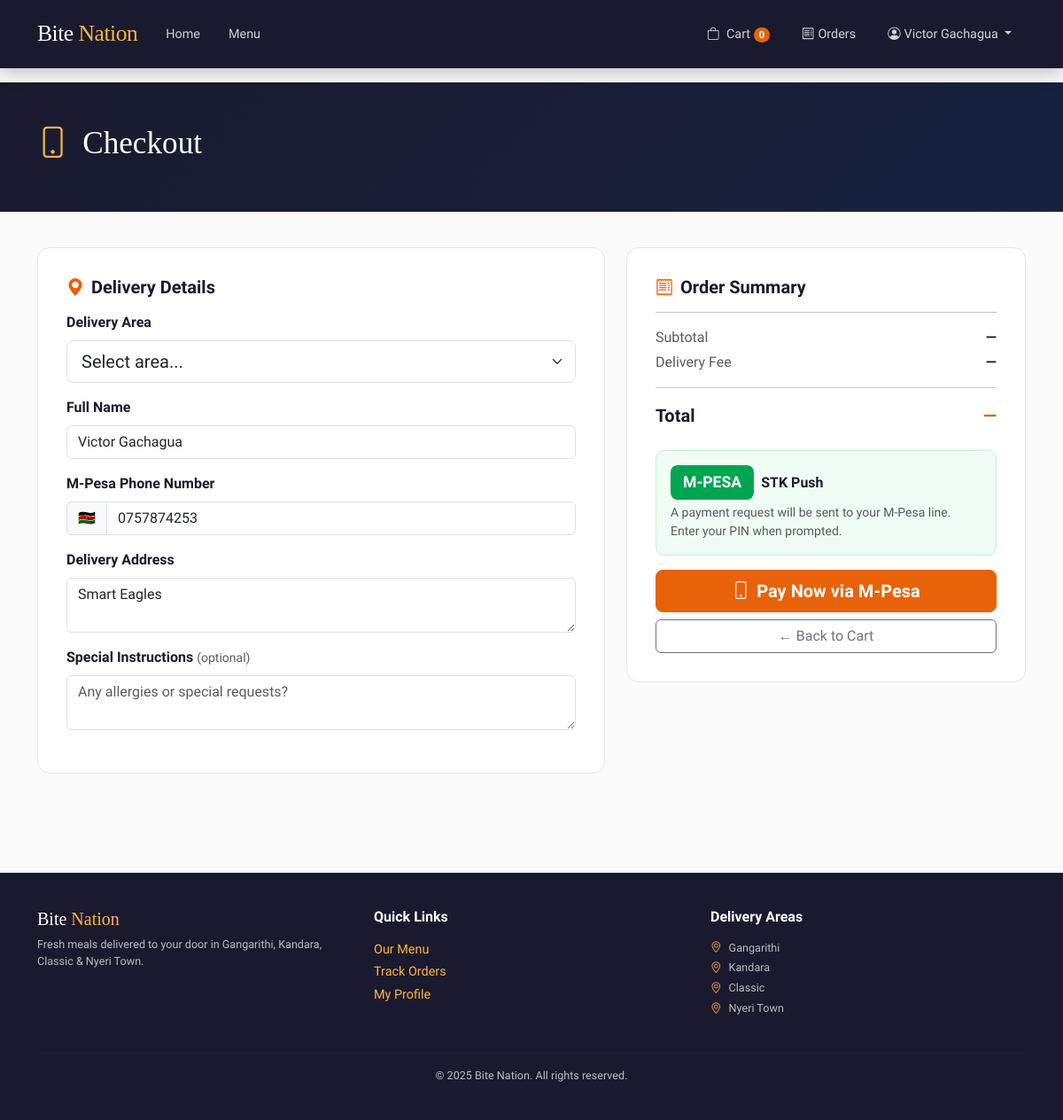
The app's page /checkout/ (signed in) with its own data.
### core/models.py (models this page shows, shortened)
class User(AbstractUser):
    ROLE_CHOICES = [
        ('customer', 'Customer'),
        ('kitchen', 'Kitchen Admin'),
        ('delivery', 'Delivery Admin'),
        ('admin', 'Admin'),
    ]
    phone = models.CharField(max_length=20, default='')
    address = models.TextField(default='')
    role = models.CharField(max_length=20, choices=ROLE_CHOICES, default='customer')
    email_verified = models.BooleanField(default=False)
    email_token = models.CharField(max_length=64, default='', blank=True)
    otp_code = models.CharField(max_length=6, default='', blank=True)
    otp_expires = models.DateTimeField(null=True, blank=True)

### core/views.py (the view, shortened to what this page needs)
# urls.py: path('checkout/', views.checkout_view, name='checkout'),
@login_required
def checkout_view(request):
    areas = DeliveryArea.objects.filter(is_active=True)
    return render(request, 'core/checkout.html', {'user': request.user, 'areas': areas})

### core/templates/core/checkout.html (shortened to what this page needs)
{% extends "core/base.html" %}
{% load static %}
{% block content %}
<div class="page-header">
  <div class="container">
    <h1><i class="bi bi-phone me-3" style="color:var(--accent);"></i>Checkout</h1>
  </div>
</div>
<div class="container pb-5">
  <div class="row g-4">
    <div class="col-lg-7">
      <div class="checkout-card">
        <h5 class="fw-bold mb-3"><i class="bi bi-geo-alt-fill me-2" style="color:var(--primary);"></i>Delivery Details</h5>
        <div class="mb-3">
          <label class="form-label fw-bold">Delivery Area</label>
          <select id="areaSelect" class="form-select form-select-lg" onchange="updateFee()">
            <option value="">Select area...</option>
          </select>
        </div>
        <div class="mb-3">
          <label class="form-label fw-bold">Full Name</label>
          <input type="text" class="form-control" id="deliveryName" value="{{ user.first_name }}" required>
        </div>
        <div class="mb-3">
          <label class="form-label fw-bold">M-Pesa Phone Number</label>
          <div class="input-group">
            <span class="input-group-text">🇰🇪</span>
            <input type="tel" class="form-control" id="deliveryPhone" value="{{ user.phone }}" placeholder="07XX XXX XXX" required>
          </div>
        </div>
        <div class="mb-3">
          <label class="form-label fw-bold">Delivery Address</label>
          <textarea class="form-control" id="deliveryAddress" rows="2" required placeholder="Estate, building, house number">{{ user.address }}</textarea>
        </div>
        <div class="mb-3">
          <label class="form-label fw-bold">Special Instructions <span class="text-muted fw-normal small">(optional)</span></label>
          <textarea class="form-control" id="deliveryNotes" rows="2" placeholder="Any allergies or special requests?"></textarea>
        </div>
      </div>
    </div>
    <div class="col-lg-5">
      <div class="checkout-card">
        <h5 class="fw-bold mb-3"><i class="bi bi-receipt me-2" style="color:var(--primary);"></i>Order Summary</h5>
        <hr>
        <div class="d-flex justify-content-between mb-1">
          <span class="text-muted">Subtotal</span>
          <span class="fw-bold" id="ckSubtotal">—</span>
        </div>
        <div class="d-flex justify-content-between mb-1">
          <span class="text-muted">Delivery Fee</span>
          <span class="fw-bold" id="ckDelivery">—</span>
        </div>
        <hr>
        <div class="d-flex justify-content-between mb-4">
          <span class="fw-bold fs-5">Total</span>
          <span class="fw-bold fs-5" style="color:var(--primary);" id="ckTotal">—</span>
        </div>
        <div class="p-3 mb-3" style="background:#f0fdf4;border-radius:10px;border:1px solid #bbf7d0;">
          <div class="d-flex align-items-center gap-2 mb-1">
            <span class="mpesa-logo">M-PESA</span>
            <span class="fw-bold">STK Push</span>
          </div>
          <p class="text-muted mb-0 small">A payment request will be sent to your M-Pesa line. Enter your PIN when prompted.</p>
        </div>
        <button class="btn btn-primary w-100 btn-lg fw-bold" id="payBtn" onclick="initiatePayment()">
          <i class="bi bi-phone me-2"></i>Pay Now via M-Pesa
        </button>
        <a href="{% url 'cart' %}" class="btn btn-outline-secondary w-100 mt-2">← Back to Cart</a>
      </div>
    </div>
  </div>
</div>
{% endblock %}

### core/templates/core/base.html (shortened to what this page needs)
<!DOCTYPE html>
<html lang="en">
<head>
  <link href="https://cdn.jsdelivr.net/npm/bootstrap@5.3.2/dist/css/bootstrap.min.css" rel="stylesheet">
  <link href="https://cdn.jsdelivr.net/npm/bootstrap-icons@1.11.3/font/bootstrap-icons.css" rel="stylesheet">
</head>
<body>
<nav class="navbar navbar-expand-lg">
  <div class="container">
    <a class="navbar-brand" href="{% url 'index' %}">Bite <span>Nation</span></a>
    <div class="collapse navbar-collapse" id="navMain">
      <ul class="navbar-nav me-auto">
        <li class="nav-item"><a class="nav-link" href="{% url 'index' %}">Home</a></li>
        <li class="nav-item"><a class="nav-link" href="{% url 'menu' %}">Menu</a></li>
      </ul>
      <ul class="navbar-nav ms-auto align-items-center gap-1">
        {% if user.is_authenticated %}
          <li class="nav-item">
            <a class="nav-link position-relative" href="{% url 'cart' %}">
              <i class="bi bi-bag me-1"></i> Cart
              <span class="cart-badge" id="nav-cart-count">0</span>
            </a>
          </li>
          <li class="nav-item"><a class="nav-link" href="{% url 'my_orders' %}"><i class="bi bi-receipt me-1"></i>Orders</a></li>
          <li class="nav-item dropdown">
            <a class="nav-link dropdown-toggle" href="#" data-bs-toggle="dropdown">
              <i class="bi bi-person-circle me-1"></i>{{ user.first_name|default:user.username }}
            </a>
          </li>
        {% else %}
          <li class="nav-item"><a class="nav-link" href="{% url 'login' %}">Login</a></li>
          <li class="nav-item">
            <a class="btn btn-primary btn-sm px-3 ms-2" href="{% url 'register' %}">Sign Up</a>
          </li>
        {% endif %}
      </ul>
    </div>
  </div>
</nav>
{% block content %}{% endblock %}
<footer>
  <div class="container">
    <div class="row g-4">
      <div class="col-md-4">
        <h5 style="font-family:'Libre Baskerville',serif; color:white;">Bite <span style="color:var(--accent);">Nation</span></h5>
        <p class="mt-2 small">Fresh meals delivered to your door in Gangarithi, Kandara, Classic &amp; Nyeri Town.</p>
      </div>
      <div class="col-md-4">
        <h6 class="text-white fw-bold mb-3">Quick Links</h6>
        <div class="d-flex flex-column gap-1">
          <a href="{% url 'menu' %}">Our Menu</a>
          <a href="{% url 'my_orders' %}">Track Orders</a>
          <a href="{% url 'profile' %}">My Profile</a>
        </div>
      </div>
      <div class="col-md-4">
        <h6 class="text-white fw-bold mb-3">Delivery Areas</h6>
        <p class="small mb-1"><i class="bi bi-geo-alt me-2" style="color:var(--accent);"></i>Gangarithi</p>
        <p class="small mb-1"><i class="bi bi-geo-alt me-2" style="color:var(--accent);"></i>Kandara</p>
        <p class="small mb-1"><i class="bi bi-geo-alt me-2" style="color:var(--accent);"></i>Classic</p>
        <p class="small"><i class="bi bi-geo-alt me-2" style="color:var(--accent);"></i>Nyeri Town</p>
      </div>
    </div>
    <hr class="mt-4" style="border-color: rgba(255,255,255,0.1);">
    <p class="text-center mb-0 small">&copy; 2025 Bite Nation. All rights reserved.</p>
  </div>
</footer>
</body>
</html>

### records on screen
User: first_name "Victor Gachagua", phone "0757874253", address "Smart Eagles"
